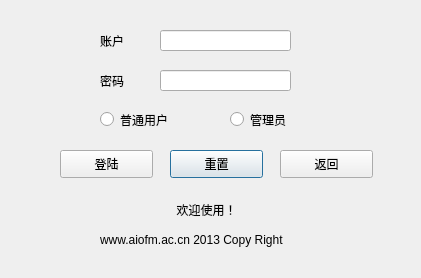
<?xml version="1.0" encoding="UTF-8"?>
<ui version="4.0">
 <class>Dialog</class>
 <widget class="QDialog" name="Dialog">
  <property name="windowModality">
   <enum>Qt::WindowModal</enum>
  </property>
  <property name="geometry">
   <rect>
    <x>0</x>
    <y>0</y>
    <width>421</width>
    <height>278</height>
   </rect>
  </property>
  <property name="windowTitle">
   <string>连接数据库</string>
  </property>
  <property name="windowIcon">
   <iconset resource="Image.qrc">
    <normaloff>:/ProjectImages/user.png</normaloff>:/ProjectImages/user.png</iconset>
  </property>
  <widget class="QPushButton" name="pbReset">
   <property name="geometry">
    <rect>
     <x>170</x>
     <y>150</y>
     <width>93</width>
     <height>28</height>
    </rect>
   </property>
   <property name="text">
    <string>重置</string>
   </property>
  </widget>
  <widget class="QPushButton" name="pbBack">
   <property name="geometry">
    <rect>
     <x>280</x>
     <y>150</y>
     <width>93</width>
     <height>28</height>
    </rect>
   </property>
   <property name="text">
    <string>返回</string>
   </property>
  </widget>
  <widget class="QLineEdit" name="userLine">
   <property name="geometry">
    <rect>
     <x>160</x>
     <y>30</y>
     <width>131</width>
     <height>21</height>
    </rect>
   </property>
  </widget>
  <widget class="QLineEdit" name="pwdLine">
   <property name="geometry">
    <rect>
     <x>160</x>
     <y>70</y>
     <width>131</width>
     <height>21</height>
    </rect>
   </property>
   <property name="echoMode">
    <enum>QLineEdit::Password</enum>
   </property>
  </widget>
  <widget class="QLabel" name="label">
   <property name="geometry">
    <rect>
     <x>100</x>
     <y>30</y>
     <width>41</width>
     <height>21</height>
    </rect>
   </property>
   <property name="text">
    <string>账户</string>
   </property>
  </widget>
  <widget class="QLabel" name="label_2">
   <property name="geometry">
    <rect>
     <x>100</x>
     <y>70</y>
     <width>41</width>
     <height>21</height>
    </rect>
   </property>
   <property name="text">
    <string>密码</string>
   </property>
  </widget>
  <widget class="QLabel" name="label_3">
   <property name="geometry">
    <rect>
     <x>160</x>
     <y>200</y>
     <width>121</width>
     <height>20</height>
    </rect>
   </property>
   <property name="styleSheet">
    <string notr="true">font: 75 9pt &quot;Comic Sans MS&quot;;</string>
   </property>
   <property name="text">
    <string>     欢迎使用！</string>
   </property>
  </widget>
  <widget class="QLabel" name="label_4">
   <property name="geometry">
    <rect>
     <x>100</x>
     <y>230</y>
     <width>251</width>
     <height>20</height>
    </rect>
   </property>
   <property name="styleSheet">
    <string notr="true">font: 75 9pt &quot;Comic Sans MS&quot;;</string>
   </property>
   <property name="text">
    <string>www.aiofm.ac.cn 2013 Copy Right</string>
   </property>
  </widget>
  <widget class="QRadioButton" name="radioU">
   <property name="geometry">
    <rect>
     <x>100</x>
     <y>110</y>
     <width>91</width>
     <height>19</height>
    </rect>
   </property>
   <property name="text">
    <string>普通用户</string>
   </property>
  </widget>
  <widget class="QPushButton" name="pbLogin">
   <property name="geometry">
    <rect>
     <x>60</x>
     <y>150</y>
     <width>93</width>
     <height>28</height>
    </rect>
   </property>
   <property name="text">
    <string>登陆</string>
   </property>
  </widget>
  <widget class="QRadioButton" name="radioG">
   <property name="geometry">
    <rect>
     <x>230</x>
     <y>110</y>
     <width>81</width>
     <height>19</height>
    </rect>
   </property>
   <property name="text">
    <string>管理员</string>
   </property>
  </widget>
 </widget>
 <resources>
  <include location="Image.qrc"/>
 </resources>
 <connections/>
</ui>
